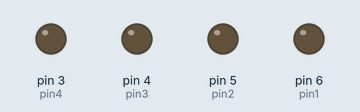
A sketch run on a simulated Arduino Uno, built with avr-gcc and run on an emulated ATmega328P. On the bench: output pins drawn as LEDs (lit = HIGH).

Above: at 0.1 s.
At 4.1 s:
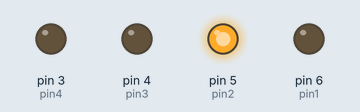
At 8.1 s:
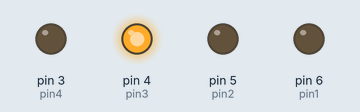
At 18.1 s:
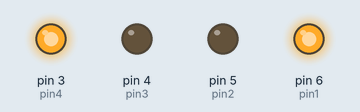
At 28.1 s:
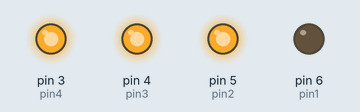
At 38.1 s:
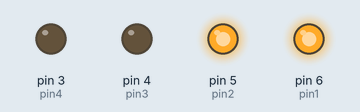
Timing chart, 0 to 39.6 s (numbered marks = the images above):
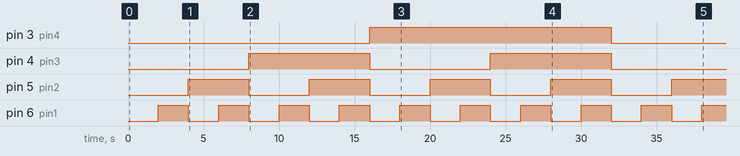

The sketch:

binary_counter.ino
```cpp
int pin1=6;
int pin2=5;
int pin3=4;
int pin4=3;

void setup() {
// put your setup code here, to run once:
pinMode (pin1,OUTPUT);
pinMode (pin2,OUTPUT);
pinMode (pin3,OUTPUT);
pinMode (pin4,OUTPUT);
}

void loop() {
  // put your main code here, to run repeatedly:
  //0
digitalWrite (pin1,LOW);
digitalWrite (pin2,LOW);
digitalWrite (pin3,LOW);
digitalWrite (pin4,LOW);
delay (2000);

//1
digitalWrite (pin1,HIGH);
digitalWrite (pin2,LOW);
digitalWrite (pin3,LOW);
digitalWrite (pin4,LOW);
delay (2000);

//2
digitalWrite (pin1,LOW);
digitalWrite (pin2,HIGH);
digitalWrite (pin3,LOW);
digitalWrite (pin4,LOW);
delay (2000);

//3
digitalWrite (pin1,HIGH);
digitalWrite (pin2,HIGH);
digitalWrite (pin3,LOW);
digitalWrite (pin4,LOW);
delay (2000);

//4
digitalWrite (pin1,LOW);
digitalWrite (pin2,LOW);
digitalWrite (pin3,HIGH);
digitalWrite (pin4,LOW);
delay (2000);

//5
digitalWrite (pin1,HIGH);
digitalWrite (pin2,LOW);
digitalWrite (pin3,HIGH);
digitalWrite (pin4,LOW);
delay (2000);

//6
digitalWrite (pin1,LOW);
digitalWrite (pin2,HIGH);
digitalWrite (pin3,HIGH);
digitalWrite (pin4,LOW);
delay (2000);

//7
digitalWrite (pin1,HIGH);
digitalWrite (pin2,HIGH);
digitalWrite (pin3,HIGH);
digitalWrite (pin4,LOW);
delay (2000);

//8
digitalWrite (pin1,LOW);
digitalWrite (pin2,LOW);
digitalWrite (pin3,LOW);
digitalWrite (pin4,HIGH);
delay (2000);

//9
digitalWrite (pin1,HIGH);
digitalWrite (pin2,LOW);
digitalWrite (pin3,LOW);
digitalWrite (pin4,HIGH);
delay (2000);

//10
digitalWrite (pin1,LOW);
digitalWrite (pin2,HIGH);
digitalWrite (pin3,LOW);
digitalWrite (pin4,HIGH);
delay (2000);

//11
digitalWrite (pin1,HIGH);
digitalWrite (pin2,HIGH);
digitalWrite (pin3,LOW);
digitalWrite (pin4,HIGH);
delay (2000);

//12
digitalWrite (pin1,LOW);
digitalWrite (pin2,LOW);
digitalWrite (pin3,HIGH);
digitalWrite (pin4,HIGH);
delay (2000);

//13
digitalWrite (pin1,HIGH);
digitalWrite (pin2,LOW);
digitalWrite (pin3,HIGH);
digitalWrite (pin4,HIGH);
delay (2000);

//14
digitalWrite (pin1,LOW);
digitalWrite (pin2,HIGH);
digitalWrite (pin3,HIGH);
digitalWrite (pin4,HIGH);
delay (2000);

//15
digitalWrite (pin1,HIGH);
digitalWrite (pin2,HIGH);
digitalWrite (pin3,HIGH);
digitalWrite (pin4,HIGH);
delay (2000);


}
```

Measured:
- by itself, pin 3 (pin4): LOW → HIGH at 16.0 s, → LOW 16.0 s later
- by itself, pin 4 (pin3): alternates HIGH for 8.0 s and LOW for 8.0 s
- by itself, pin 5 (pin2): alternates HIGH for 4.0 s and LOW for 4.0 s
- by itself, pin 6 (pin1): alternates HIGH for 2.0 s and LOW for 2.0 s
